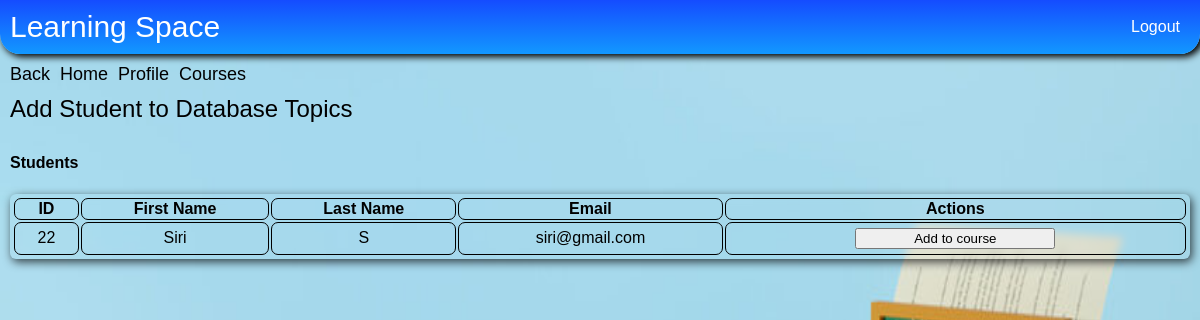
Page /course/add-students?course_id=1 (signed in) on the earlier database version.
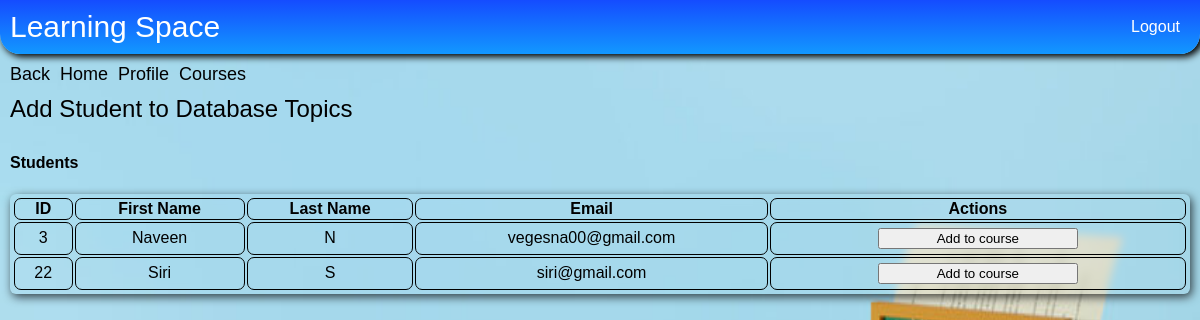
Same page on the later database version.
### e_learn/models.py (models this page shows)
class User(AbstractUser):
    is_student = models.BooleanField(default=False)
    is_instructor = models.BooleanField(default=False)
    is_institution = models.BooleanField(default=False)

### e_learn/views.py (the view)
# urls.py: path('course/add-students', views.display_add_students_to_course, name='add_students_to_course'),
@login_required(login_url="institution_login")
def display_add_students_to_course(request):
    msg = None
    if request.method == 'POST':
        course_id = request.POST.get('course_id')
        user_id = request.POST.get('user_id')
        course_details = Course.objects.get(id=int(course_id))
        user_details = User.objects.get(id=user_id)
        new_relation = UserCourseRelation(user=user_details, course=course_details, is_student=True)
        new_relation.save()
        is_premium_user = check_user_plan(request.user, True)
        if is_premium_user:
            msg = "Student added to course successfully."
            email_data = "Now you can access the course '{}' in the Learning Space through  http://127.0.0.1:8000/login".format(
                course_details.name)
            send_email([user_details.email], email_data, "add_student_to_course")
    else:
        course_id = request.GET.get('course_id')
        course_details = Course.objects.get(id=course_id)
    data = institution_users(request, "student")
    if not data["users_exist"]:
        return render(request, 'student_signup.html',
                      {"msg": 'Students not registered in the institution yet, try registering a new student!'})
    relations = UserCourseRelation.objects.filter(course=course_details)
    students_lst = []
    relations_user = []
    for relation in relations:
        relations_user.append(relation.user)
    for user in data["users_lst"]:
        if user not in relations_user:
            students_lst.append(user)
    if len(relations) != 0 and len(students_lst) == 0:
        return render(request, 'add_students_to_course.html',
                      {'course_details': course_details, 'msg': "No new students to add to this course."})
    if len(relations) == 0:
        students_lst = data["users_lst"]
    if msg is not None:
        return render(request, 'add_students_to_course.html',
                      {"course_details": course_details, "students_lst": students_lst,
                       "student_exists": data["users_exist"], "msg": msg})
    return render(request, 'add_students_to_course.html',
                  {"course_details": course_details, "students_lst": students_lst,
                   "student_exists": data["users_exist"]})

### e_learn/views.py (called while the page is built)
def institution_users(request, user_type):
    current_institution = Institution.objects.get(user=request.user)
    users_exist = False
    users_lst = []
    try:
        if user_type == "student":
            details_lst = UserInstitutionRelation.objects.filter(institution=current_institution, is_student=True)
        else:
            details_lst = UserInstitutionRelation.objects.filter(institution=current_institution, is_instructor=True)
        for i in details_lst:
            users_lst.append(i.user)
        if len(users_lst) != 0:
            users_exist = True
        return {"users_exist": users_exist, "users_lst": users_lst}
    except Exception as e:
        return {"users_exist": users_exist, "users_lst": users_lst}

### e_learn/templates/add_students_to_course.html (shortened to what this page needs)
{% extends "base_loggedIn.html" %}
{% block body %}
    {% load static %}
    <link rel="stylesheet" type="text/css" href="{% static 'css/table_pages.css' %}"/>
    <div class="course-list-page">
        <div class="course-list-header">
            <a href="{% url 'complete_course_details' %}?course_id={{ course_details.id }}">Back</a>
            <a href="{% url 'institution_home' %}">Home</a>
            <a href="{% url 'institution_home' %}?request_profile=True">Profile</a>
            <a href="{% url 'course_list' %}">Courses</a>
        </div>
        <span class="title"> Add Student to {{ course_details.name }}</span>
        {% if student_exists %}
            <h4>Students</h4>
            <table class="table-class">
                <thead>
                <tr>
                    <th scope="col" style="border: 1px solid black;"> ID</th>
                    <th scope="col" style="border: 1px solid black;"> First Name</th>
                    <th scope="col" style="border: 1px solid black;"> Last Name</th>
                    <th scope="col" style="border: 1px solid black;"> Email</th>
                    <th scope="col" style="border: 1px solid black;"> Actions</th>
                </tr>
                </thead>
                <tbody>
                {% for user in students_lst %}
                    <tr>
                        <td style="border: 1px solid black;padding: 5px" align="center">{{ user.id }}</td>
                        <td style="border: 1px solid black;padding: 5px" align="center">{{ user.first_name }}</td>
                        <td style="border: 1px solid black;padding: 5px" align="center">{{ user.last_name }}</td>
                        <td style="border: 1px solid black;padding: 5px" align="center">{{ user.email }}</td>
                        <td style="border: 1px solid black;padding: 5px" align="center">
                            <form action="{% url 'add_students_to_course' %}" method="POST"> {% csrf_token %}
                                <button type="submit">Add to course</button>
                            </form>
                        </td>
                    </tr>
                {% endfor %}
                </tbody>
            </table>
            </div>
        {% endif %}
{% endblock %}

Differences in the rows shown:
now on this page (row edited): User: id "3", first_name "Naveen", last_name "N", email "vegesna00@gmail.com"
